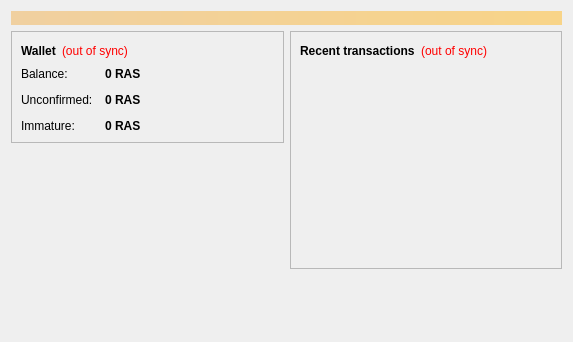
<?xml version="1.0" encoding="UTF-8"?>
<ui version="4.0">
 <class>OverviewPage</class>
 <widget class="QWidget" name="OverviewPage">
  <property name="geometry">
   <rect>
    <x>0</x>
    <y>0</y>
    <width>573</width>
    <height>342</height>
   </rect>
  </property>
  <property name="windowTitle">
   <string>Form</string>
  </property>
  <layout class="QVBoxLayout" name="topLayout">
   <item>
    <widget class="QLabel" name="labelAlerts">
     <property name="visible">
      <bool>false</bool>
     </property>
     <property name="styleSheet">
      <string notr="true">background-color: qlineargradient(x1: 0, y1: 0, x2: 1, y2: 0, stop:0 #F0D0A0, stop:1 #F8D488); color:#000000;</string>
     </property>
     <property name="wordWrap">
      <bool>true</bool>
     </property>
     <property name="margin">
      <number>3</number>
     </property>
    </widget>
   </item>
   <item>
    <layout class="QHBoxLayout" name="horizontalLayout" stretch="1,1">
     <item>
      <layout class="QVBoxLayout" name="verticalLayout_2">
       <item>
        <widget class="QFrame" name="frame">
         <property name="frameShape">
          <enum>QFrame::StyledPanel</enum>
         </property>
         <property name="frameShadow">
          <enum>QFrame::Raised</enum>
         </property>
         <layout class="QVBoxLayout" name="verticalLayout_4">
          <item>
           <layout class="QHBoxLayout" name="horizontalLayout_4">
            <item>
             <widget class="QLabel" name="label_5">
              <property name="font">
               <font>
                <weight>75</weight>
                <bold>true</bold>
               </font>
              </property>
              <property name="text">
               <string>Wallet</string>
              </property>
             </widget>
            </item>
            <item>
             <widget class="QLabel" name="labelWalletStatus">
              <property name="toolTip">
               <string>The displayed information may be out of date. Your wallet automatically synchronizes with the Rascoin network after a connection is established, but this process has not completed yet.</string>
              </property>
              <property name="styleSheet">
               <string notr="true">QLabel { color: red; }</string>
              </property>
              <property name="text">
               <string notr="true">(out of sync)</string>
              </property>
              <property name="alignment">
               <set>Qt::AlignLeading|Qt::AlignLeft|Qt::AlignVCenter</set>
              </property>
             </widget>
            </item>
            <item>
             <spacer name="horizontalSpacer_2">
              <property name="orientation">
               <enum>Qt::Horizontal</enum>
              </property>
              <property name="sizeHint" stdset="0">
               <size>
                <width>40</width>
                <height>20</height>
               </size>
              </property>
             </spacer>
            </item>
           </layout>
          </item>
          <item>
           <layout class="QFormLayout" name="formLayout_2">
            <property name="fieldGrowthPolicy">
             <enum>QFormLayout::AllNonFixedFieldsGrow</enum>
            </property>
            <property name="horizontalSpacing">
             <number>12</number>
            </property>
            <property name="verticalSpacing">
             <number>12</number>
            </property>
            <item row="0" column="0">
             <widget class="QLabel" name="label">
              <property name="text">
               <string>Balance:</string>
              </property>
             </widget>
            </item>
            <item row="0" column="1">
             <widget class="QLabel" name="labelBalance">
              <property name="font">
               <font>
                <weight>75</weight>
                <bold>true</bold>
               </font>
              </property>
              <property name="cursor">
               <cursorShape>IBeamCursor</cursorShape>
              </property>
              <property name="toolTip">
               <string>Your current balance</string>
              </property>
              <property name="text">
               <string notr="true">0 RAS</string>
              </property>
              <property name="textInteractionFlags">
               <set>Qt::LinksAccessibleByMouse|Qt::TextSelectableByKeyboard|Qt::TextSelectableByMouse</set>
              </property>
             </widget>
            </item>
            <item row="1" column="0">
             <widget class="QLabel" name="label_3">
              <property name="text">
               <string>Unconfirmed:</string>
              </property>
             </widget>
            </item>
            <item row="1" column="1">
             <widget class="QLabel" name="labelUnconfirmed">
              <property name="font">
               <font>
                <weight>75</weight>
                <bold>true</bold>
               </font>
              </property>
              <property name="cursor">
               <cursorShape>IBeamCursor</cursorShape>
              </property>
              <property name="toolTip">
               <string>Total of transactions that have yet to be confirmed, and do not yet count toward the current balance</string>
              </property>
              <property name="text">
               <string notr="true">0 RAS</string>
              </property>
              <property name="textInteractionFlags">
               <set>Qt::LinksAccessibleByMouse|Qt::TextSelectableByKeyboard|Qt::TextSelectableByMouse</set>
              </property>
             </widget>
            </item>
            <item row="2" column="0">
             <widget class="QLabel" name="labelImmatureText">
              <property name="text">
               <string>Immature:</string>
              </property>
             </widget>
            </item>
            <item row="2" column="1">
             <widget class="QLabel" name="labelImmature">
              <property name="font">
               <font>
                <weight>75</weight>
                <bold>true</bold>
               </font>
              </property>
              <property name="toolTip">
               <string>Mined balance that has not yet matured</string>
              </property>
              <property name="text">
               <string notr="true">0 RAS</string>
              </property>
              <property name="textInteractionFlags">
               <set>Qt::LinksAccessibleByMouse|Qt::TextSelectableByKeyboard|Qt::TextSelectableByMouse</set>
              </property>
             </widget>
            </item>
           </layout>
          </item>
         </layout>
        </widget>
       </item>
       <item>
        <spacer name="verticalSpacer">
         <property name="orientation">
          <enum>Qt::Vertical</enum>
         </property>
         <property name="sizeHint" stdset="0">
          <size>
           <width>20</width>
           <height>40</height>
          </size>
         </property>
        </spacer>
       </item>
      </layout>
     </item>
     <item>
      <layout class="QVBoxLayout" name="verticalLayout_3">
       <item>
        <widget class="QFrame" name="frame_2">
         <property name="frameShape">
          <enum>QFrame::StyledPanel</enum>
         </property>
         <property name="frameShadow">
          <enum>QFrame::Raised</enum>
         </property>
         <layout class="QVBoxLayout" name="verticalLayout">
          <item>
           <layout class="QHBoxLayout" name="horizontalLayout_2">
            <item>
             <widget class="QLabel" name="label_4">
              <property name="text">
               <string>&lt;b&gt;Recent transactions&lt;/b&gt;</string>
              </property>
             </widget>
            </item>
            <item>
             <widget class="QLabel" name="labelTransactionsStatus">
              <property name="toolTip">
               <string>The displayed information may be out of date. Your wallet automatically synchronizes with the Rascoin network after a connection is established, but this process has not completed yet.</string>
              </property>
              <property name="styleSheet">
               <string notr="true">QLabel { color: red; }</string>
              </property>
              <property name="text">
               <string notr="true">(out of sync)</string>
              </property>
              <property name="alignment">
               <set>Qt::AlignRight|Qt::AlignTrailing|Qt::AlignVCenter</set>
              </property>
             </widget>
            </item>
            <item>
             <spacer name="horizontalSpacer">
              <property name="orientation">
               <enum>Qt::Horizontal</enum>
              </property>
              <property name="sizeHint" stdset="0">
               <size>
                <width>40</width>
                <height>20</height>
               </size>
              </property>
             </spacer>
            </item>
           </layout>
          </item>
          <item>
           <widget class="QListView" name="listTransactions">
            <property name="styleSheet">
             <string notr="true">QListView { background: transparent; }</string>
            </property>
            <property name="frameShape">
             <enum>QFrame::NoFrame</enum>
            </property>
            <property name="verticalScrollBarPolicy">
             <enum>Qt::ScrollBarAlwaysOff</enum>
            </property>
            <property name="horizontalScrollBarPolicy">
             <enum>Qt::ScrollBarAlwaysOff</enum>
            </property>
            <property name="selectionMode">
             <enum>QAbstractItemView::NoSelection</enum>
            </property>
           </widget>
          </item>
         </layout>
        </widget>
       </item>
       <item>
        <spacer name="verticalSpacer_2">
         <property name="orientation">
          <enum>Qt::Vertical</enum>
         </property>
         <property name="sizeHint" stdset="0">
          <size>
           <width>20</width>
           <height>40</height>
          </size>
         </property>
        </spacer>
       </item>
      </layout>
     </item>
    </layout>
   </item>
  </layout>
 </widget>
 <resources/>
 <connections/>
</ui>
